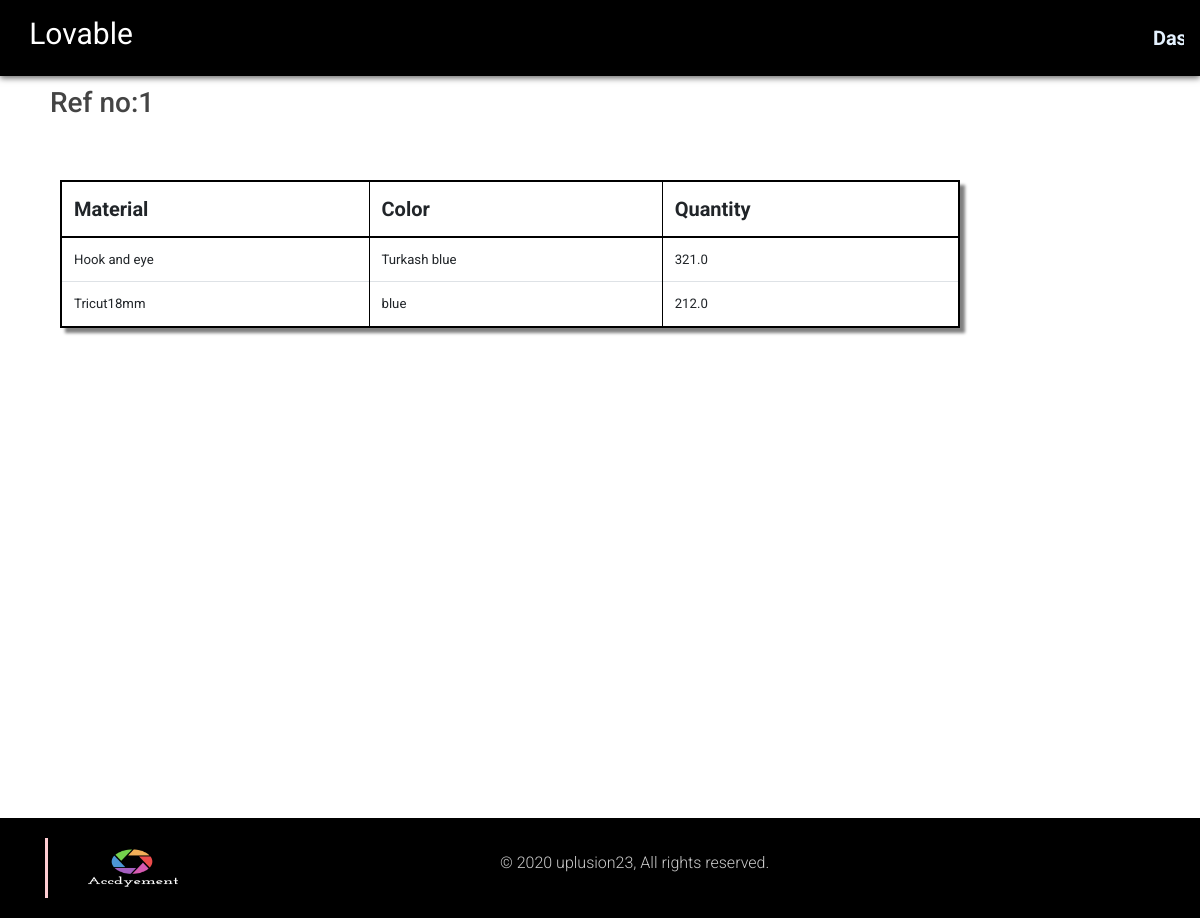
Screenshot of /view_order/lovable/1/ (signed in) with the database file from the repository.
### dyeing/models.py (models this page shows, shortened)
class Company(models.Model):
	user=models.ForeignKey(User, on_delete=models.CASCADE,null=True)
	name = models.CharField(max_length=100)
	address = models.CharField(max_length=400,blank=True)
	title = models.CharField(max_length=100,default="Untitled")
	subtitle = models.CharField(max_length=300,default="Small default subtitle")
	slug = models.SlugField(max_length=250,blank=True)

class Order(models.Model):
	user=models.ForeignKey(User, on_delete=models.CASCADE,null=True)
	ref_no = models.ForeignKey(RefNo,on_delete=models.CASCADE)
	material = models.ForeignKey(Materials,on_delete=models.CASCADE)
	quantity = models.FloatField()
	color = models.CharField(max_length=30)
	company=models.ForeignKey(Company,on_delete=models.CASCADE)

class Materials(models.Model):
	user=models.ForeignKey(User, on_delete=models.CASCADE,null=True)
	company = models.ForeignKey(Company,on_delete=models.CASCADE)
	name = models.CharField(max_length=300)
	sample_quantity = models.FloatField()
	sample_rate = models.FloatField()
	rate = models.FloatField()

### dyeing/views.py (the view)
# urls.py: path('view_order/<slug:company_slug>/<int:ref_no>/',view_order),
def view_order(request,company_slug,ref_no):
	company = Company.objects.get(slug=company_slug,user=request.user)
	ref_no = RefNo.objects.get(ref_no=ref_no,company=company,user=request.user)
	i = ref_no.ref_no
	order = Order.objects.filter(company=company,ref_no=ref_no,user=request.user)
	return render(request,"view_order.html",{"company":company,"order":order,"i":i})

### dyeing/templates/view_order.html (shortened to what this page needs)
{% load static %}
<!DOCTYPE html>
<html>
<head>
  <link rel="stylesheet" type="text/css" href="https://bootswatch.com/4/yeti/bootstrap.min.css">
  <link rel="stylesheet" type="text/css" href="https://bootswatch.com/4/yeti/bootstrap.min.css">
    <link rel="stylesheet" href="https://stackpath.bootstrapcdn.com/bootstrap/4.5.0/css/bootstrap.min.css">
    <link rel="stylesheet" href="/static/home.css/">
</head>
<body style="background:url(https://coolbackgrounds.io/images/backgrounds/white/white-trianglify-b79c7e1f.jpg);background-size: cover;background-position: center;background-repeat: no-repeat;height: 800px;">
  <nav class="navbar navbar-expand-lg navbar-dark bg-dark">
    <div class="container">
  <a class="navbar-brand" href="#">ACCDYEMENT</a>
  <div class="navbar">
      <ul class="navbar-container" style="display: flex;">
        <li style="color: white;font-size: 30px;margin-top: 3px;"><b>{{company.name}}</b></li>
        {% if not user.is_authenticated %}
      <li class="nav-item active">
        <a class="nav-link" href=" "> <span class="sr-only">(current)</span></a>
      </li>
      {% else %}
        <li class="nav-item" style="margin-left:1000px;font-weight: bold;font-size: 20px;"><a href="/dashboard/" class="left-underline nav-button">Dashboard</a></li>
        {% endif %}
      </ul>
    </div>
</div>
</nav>
<h3 style="margin-left: 50px;display: flex;margin-top: 30px;">Ref no:{{i}}</h3>
  <table class="table" style="margin: 60px; width:900px;border: 1px solid black;border: 2px solid black;box-shadow: 5px 5px 3px grey;">
  <thead style="border-bottom: 2px solid black">
          <td style="border-right: 1px solid black;font-size: 20px;"><b>Material</b></td>
          <td style="border-right: 1px solid black;font-size: 20px;"><b>Color</b></td>
          <td style="border-right: 1px solid black;font-size: 20px;"><b>Quantity</b></td>
        </thead>
        <tbody>
          {% for i in order %}
          <tr>
          <td style="border-right: 1px solid black">{{i.material.name}}</td>
          <td style="border-right: 1px solid black">{{i.color}}</td>
          <td style="border-right: 1px solid black">{{i.quantity}}</td>
          </tr>
          {% endfor %}
        </tbody>
</table>
  <footer style="height: 100px;background-color: black;display: flex;margin-top: 490px;">
        <div class="col-3">
          <p style="margin-left:30px;"><img src="{% static 'acc.png' %}" alt="" style="width: 100px; height: 60px; border-radius: 30%;"></p>
        </div>
      <div class="footer-copyright" style="height:70px;background-color: black;margin-left: 200px;">
          © 2020 uplusion23, All rights reserved.
      </div>
    </footer>
</body>
</html>

### dyeing/static/home.css (style rules this page uses)
body { background-color: #ECECEC; color: #444444; padding: 0; margin: 0; perspective: 1px; transform-style: preserve-3d; height: 100%; overflow-x: hidden; font-family: 'Roboto'; }
.navbar-container { background-color: black; }
.left-underline { display: inline-block; vertical-align: middle; -webkit-transform: translateZ(0); transform: translateZ(0); box-shadow: 0 0 1px rgba(0, 0, 0, 0); -webkit-backface-visibility: hidden; backface-visibility: hidden; -moz-osx-font-smoothing: grayscale; position: relative; overflow: hidden; }
.left-underline:before { content: ""; position: absolute; z-index: -1; left: 0; right: 100%; bottom: 0; background: #ECECEC; height: 4px; -webkit-transition-property: right; transition-property: right; -webkit-transition-duration: 0.15s; transition-duration: 0.15s; -webkit-transition-timing-function: ease-out; transition-timing-function: ease-out; }
div.navbar { position: fixed; top: 0; left: 0; width: 100%; background: black; -webkit-box-shadow: 0px 2px 6px 0px rgba(50, 50, 50, 0.75); -moz-box-shadow: 0px 2px 6px 0px rgba(50, 50, 50, 0.75); box-shadow: 0px 2px 6px 0px rgba(50, 50, 50, 0.75); z-index: 9999999; }
div.navbar > ul.navbar-container { list-style-type: none; margin: 0; padding-left: 1em; padding-right: 1em; overflow: hidden; }
div.navbar > ul > li.nav-item { float: right; background-color: rgba(0, 0, 0, 0.1); transition: all 0.5s ease; }
a.nav-button { font-family: 'Roboto'; text-decoration: none; line-height: 60px; padding-left: 20px; padding-right: 20px; color: rgba(228, 241, 254, 1); transition: all 0.5s ease; }
footer { width: 100%; padding-top: 20px; display: block; background-color: #ee6e73; }
.footer-copyright { font-weight: 300; overflow: hidden; height: 50px; line-height: 50px; color: rgba(255, 255, 255, 0.8); background-color: rgba(51, 51, 51, 0.08); }
.container { width: 85%; padding: 0 1.5rem; margin: 0 auto; max-width: 1280px; margin-left: 100px; }
footer p { border-left: 3px solid #ffcdd2; padding-left: 15px; text-indent: 20px; color: #ececec; }

### rows the page displays
Company: name "Lovable"
Order: material.name "Hook and eye", color "Turkash blue", quantity "321.0"
Order: material.name "Tricut18mm", color "blue", quantity "212.0"

### other values shown
{{ i }} "1"
